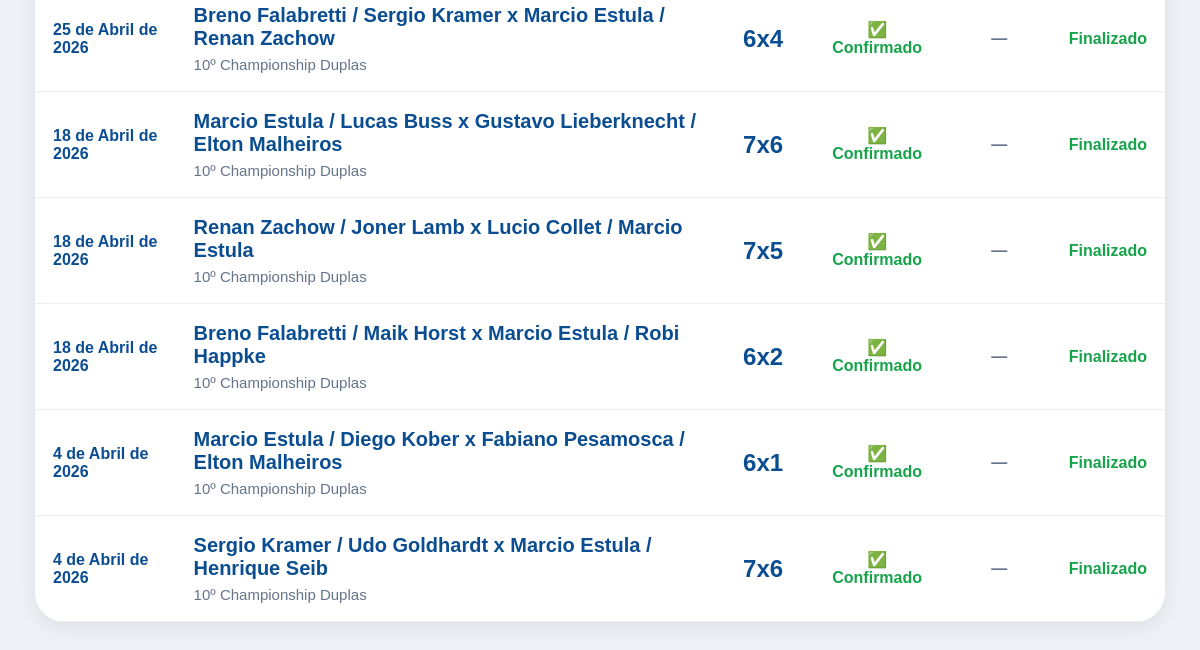
The app's page /meus-jogos/ (signed in, lower part), older data.
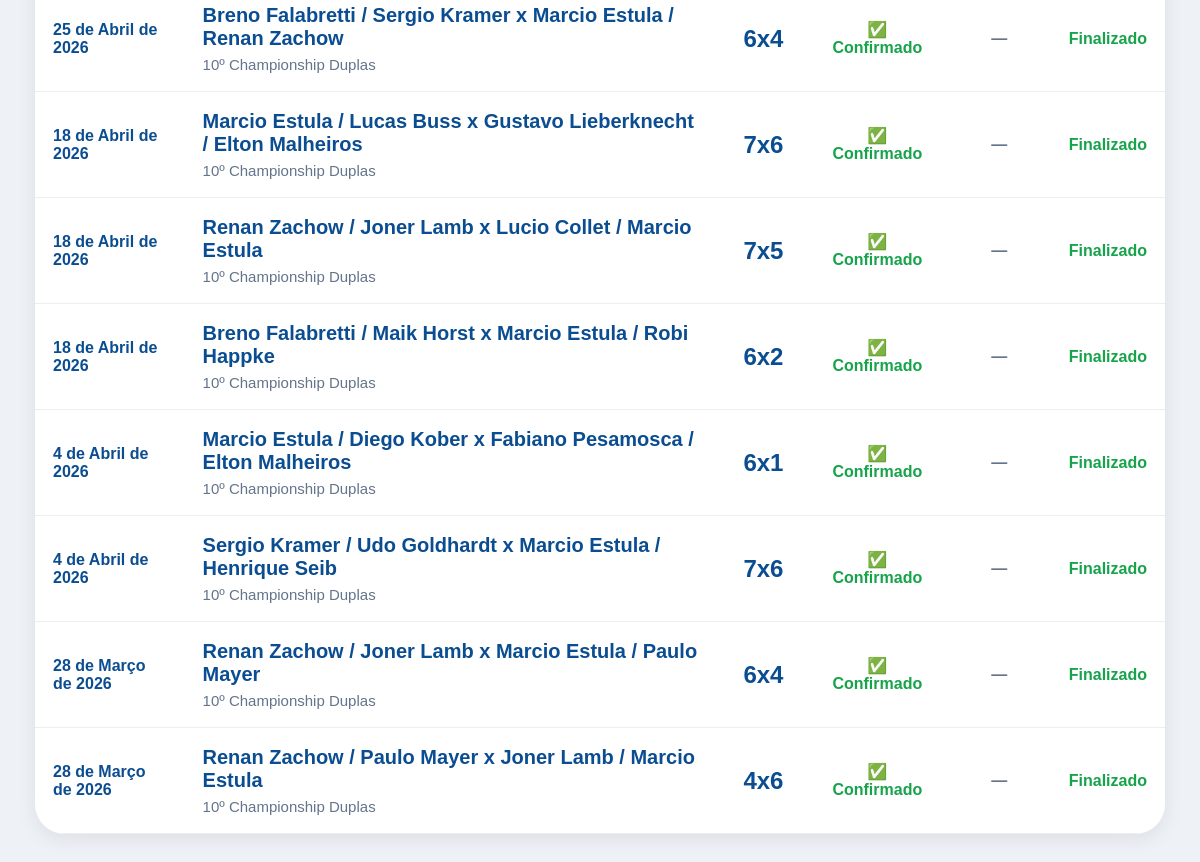
The same page, newer data.
### core/models.py (models this page shows, shortened)
class ParticipanteJogo(models.Model):
    LADOS = [
        ('A', 'Lado A'),
        ('B', 'Lado B'),
    ]
    jogo = models.ForeignKey(
        Jogo,
        on_delete=models.CASCADE,
        related_name='participantes'
    )
    jogador = models.ForeignKey(
        Jogador,
        on_delete=models.CASCADE
    )
    lado = models.CharField(
        max_length=1,
        choices=LADOS
    )
    vencedor = models.BooleanField(default=False)
    pontos_ranking = models.IntegerField(default=0)

class Jogo(models.Model):
    TIPOS = [
        ('CHAMPIONSHIP_DUPLAS', 'Championship Duplas'),
        ('AMISTOSO_DUPLAS', 'Amistoso Duplas'),
        ('SIMPLES', 'Simples'),
    ]
    STATUS_JOGO = [
        ('PENDENTE', 'Pendente'),
        ('CONFIRMADO', 'Confirmado'),
        ('CONTESTADO', 'Contestado'),
    ]
    FASES = [
        ('OITAVAS', 'Oitavas'),
        ('QUARTAS', 'Quartas'),
        ('SEMI', 'Semi Final'),
        ('FINAL', 'Final'),
    ]
    torneio = models.ForeignKey(
        Torneio,
        on_delete=models.CASCADE,
        blank=True,
        null=True
    )
    categoria = models.ForeignKey(
        CategoriaTorneio,
        on_delete=models.SET_NULL,
        blank=True,
        null=True
    )
    tipo_jogo = models.CharField(
        max_length=30,
        choices=TIPOS
    )
    rodada = models.IntegerField(
        blank=True,
        null=True
    )
    fase = models.CharField(
        max_length=20,
        choices=FASES,
        blank=True,
        null=True
    )
    data_jogo = models.DateField()
    status = models.CharField(
        max_length=20,
        choices=STATUS_JOGO,
        default='PENDENTE'
    )
    criado_em = models.DateTimeField(auto_now_add=True)
    observacoes = models.TextField(
        blank=True,
        null=True
    )
    def total_games_lado_a(self):
        total = 0
        for s in self.sets.all():
            total += s.games_lado_a
        return total
    def total_games_lado_b(self):
        total = 0
        for s in self.sets.all():
            total += s.games_lado_b
        return total
    def descricao_confronto(self):
        lado_a = []
        lado_b = []
        for p in self.participantes.all():
            if p.lado == 'A':
                lado_a.append(p.jogador.nome)
            if p.lado == 'B':
                lado_b.append(p.jogador.nome)
        nome_a = ' / '.join(lado_a)
        nome_b = ' / '.join(lado_b)
        return f'{nome_a} x {nome_b}'
    def placar_resumido(self):
        placares = []
        for s in self.sets.all().order_by('numero_set'):
            placar = f'{s.games_lado_a}x{s.games_lado_b}'
            if s.teve_tiebreak:
                placar += f' ({s.tiebreak_lado_a}x{s.tiebreak_lado_b})'
            placares.append(placar)
        return ' / '.join(placares)

class Jogador(models.Model):
    CATEGORIAS = [
        ('A', 'Categoria A'),
        ('B', 'Categoria B'),
        ('C', 'Categoria C'),
    ]
    NIVEIS = [
        ('INICIANTE', 'Iniciante'),
        ('INTERMEDIARIO', 'Intermediário'),
        ('AVANCADO', 'Avançado'),
    ]
    MAOS = [
        ('DIREITA', 'Direita'),
        ('ESQUERDA', 'Esquerda'),
    ]
    usuario = models.OneToOneField(
        User,
        on_delete=models.SET_NULL,
        null=True,
        blank=True
    )
    nome = models.CharField(max_length=150)
    email = models.EmailField(
        blank=True,
        null=True
    )
    telefone = models.CharField(
        max_length=30,
        blank=True,
        null=True
    )
    cidade = models.CharField(
        max_length=100,
        blank=True,
        null=True
    )
    categoria = models.CharField(
    max_length=1,
    choices=CATEGORIAS,
    blank=True,
    null=True
)
    nivel = models.CharField(
        max_length=20,
        choices=NIVEIS,
        default='INICIANTE'
    )
    mao_dominante = models.CharField(
        max_length=20,
        choices=MAOS,
        default='DIREITA'
    )
    raquete = models.CharField(
        max_length=100,
        blank=True,
        null=True
    )
    instagram = models.CharField(
        max_length=100,
        blank=True,
        null=True
    )
    foto = models.ImageField(
        upload_to='jogadores/',
        blank=True,
        null=True
    )
    jogos_historicos = models.IntegerField(default=0)
    vitorias_historicas = models.IntegerField(default=0)
    derrotas_historicas = models.IntegerField(default=0)
    titulos_cd = models.IntegerField(default=0)
    vice_cd = models.IntegerField(default=0)
    semifinal_cd = models.IntegerField(default=0)
    ativo = models.BooleanField(default=False)
    criado_em = models.DateTimeField(auto_now_add=True)
    class Meta:
        ordering = ['categoria', 'nome']

class Torneio(models.Model):
    TIPOS = [
        ('RANKING', 'Ranking'),
        ('MATA_MATA', 'Mata-mata'),
        ('GRUPOS', 'Grupos'),
        ('AMISTOSO', 'Amistoso'),
        ('TREINO', 'Treino'),
    ]
    DISPUTAS = [
        ('SIMPLES', 'Simples'),
        ('DUPLAS', 'Duplas'),
    ]
    STATUS = [
    ('ABERTO', 'Aberto'),
    ('EM_ANDAMENTO', 'Em andamento'),
    ('FASE_FINAIS', 'Fase finais'),
    ('ENCERRADO', 'Encerrado definitivamente'),
]
    nome = models.CharField(max_length=100)
    edicao = models.IntegerField(default=1)
    ano = models.IntegerField(default=2026)
    tipo = models.CharField(
        max_length=20,
        choices=TIPOS,
        default='RANKING'
    )
    disputa = models.CharField(
        max_length=20,
        choices=DISPUTAS,
        default='DUPLAS'
    )
    data_inicio = models.DateField(
        blank=True,
        null=True
    )
    data_fim = models.DateField(
        blank=True,
        null=True
    )
    status = models.CharField(
        max_length=20,
        choices=STATUS,
        default='ABERTO'
    )
    criado_em = models.DateTimeField(auto_now_add=True)

class SetJogo(models.Model):
    jogo = models.ForeignKey(
        Jogo,
        on_delete=models.CASCADE,
        related_name='sets'
    )
    numero_set = models.IntegerField()
    games_lado_a = models.IntegerField()
    games_lado_b = models.IntegerField()
    teve_tiebreak = models.BooleanField(default=False)
    tiebreak_lado_a = models.IntegerField(
        blank=True,
        null=True
    )
    tiebreak_lado_b = models.IntegerField(
        blank=True,
        null=True
    )

### core/views.py (the view)
@login_required
def meus_jogos(request):
    jogador = Jogador.objects.filter(
        usuario=request.user
    ).first()
    if not jogador:
        return redirect('meu_perfil')
    participacoes = ParticipanteJogo.objects.filter(
        jogador=jogador
    ).select_related(
        'jogo',
        'jogo__torneio',
        'jogo__categoria'
    ).order_by(
        'jogo__rodada',
        'jogo__id'
    )
    controle_rodadas = {}
    jogos_validos = []
    for p in participacoes:
        jogo = p.jogo
        categoria = jogo.categoria
        rodada = jogo.rodada or 0
        p.contabilizado = False
        p.historico_valido = False
        p.motivo_desconsiderado = ''
        p.pontos_calculados = 0
        if jogo.tipo_jogo != 'CHAMPIONSHIP_DUPLAS':
            p.historico_valido = True
            p.motivo_desconsiderado = 'Jogo amistoso/simples: vale para histórico, mas não soma ranking.'
            continue
        if jogo.status != 'CONFIRMADO':
            p.motivo_desconsiderado = 'Jogo ainda não confirmado.'
        elif categoria and rodada > categoria.rodadas_contabilizadas:
            p.motivo_desconsiderado = 'Rodada fora do limite contabilizado.'
        else:
            categoria_id = categoria.id if categoria else 0
            chave = f'{jogador.id}_{categoria_id}_{rodada}'
            if chave not in controle_rodadas:
                controle_rodadas[chave] = 0
            if categoria and controle_rodadas[chave] >= categoria.max_jogos_por_rodada:
                p.motivo_desconsiderado = 'Excedeu o limite de jogos contabilizados nesta rodada.'
            else:
                controle_rodadas[chave] += 1
                p.historico_valido = True
                if p.lado == 'A':
                    games_feitos = jogo.total_games_lado_a()
                else:
                    games_feitos = jogo.total_games_lado_b()
                if p.vencedor:
                    p.pontos_calculados = 20 + games_feitos
                else:
                    p.pontos_calculados = 5 + games_feitos
                jogos_validos.append(p)
    jogos_validos_ordenados = sorted(
        jogos_validos,
        key=lambda p: p.pontos_calculados,
        reverse=True
    )
    categorias_processadas = {}
    for p in jogos_validos_ordenados:
        categoria = p.jogo.categoria
        if not categoria:
            continue
        chave_categoria = categoria.id
        if chave_categoria not in categorias_processadas:
            categorias_processadas[chave_categoria] = 0
        if categorias_processadas[chave_categoria] < categoria.melhores_resultados:
            p.contabilizado = True
            categorias_processadas[chave_categoria] += 1
        else:
            p.contabilizado = False
            p.motivo_desconsiderado = 'Fora dos melhores resultados.'
    participacoes = sorted(
        participacoes,
        key=lambda p: (
            -(p.jogo.data_jogo.toordinal() if p.jogo.data_jogo else 0),
            -(p.jogo.id or 0)
        )
    )
    return render(
        request,
        'jogador/meus_jogos.html',
        {
            'participacoes': participacoes
        }
    )

### core/templates/jogador/meus_jogos.html (shortened to what this page needs)
{% extends 'base/base.html' %}
{% block content %}
<div class="meus-jogos">
    <div class="box-jogos">
        <table class="tabela-jogos">
            {% for p in participacoes %}
            <tr>
                <td class="data-jogo">
                    {{ p.jogo.data_jogo }}
                </td>
                <td>
                    <div class="nome-confronto">
                        {{ p.jogo.descricao_confronto }}
                    </div>
                    <div class="torneio-jogo">
                        {{ p.jogo.torneio.nome }}
                    </div>
                </td>
                <td style="text-align:center;">
                    <div class="placar">
                        {{ p.jogo.placar_resumido }}
                    </div>
                </td>
                <td style="text-align:center;">
                    {% if p.jogo.status == 'CONFIRMADO' %}
                        <div style="color:#16a34a;font-weight:bold;">
                            ✅ Confirmado
                        </div>
                    {% elif p.jogo.status == 'PENDENTE' %}
                        <div style="color:#f4a300;font-weight:bold;">
                            ⏳ Pendente
                        </div>
                    {% else %}
                        <div style="color:#dc2626;font-weight:bold;">
                            ❌ Cancelado
                        </div>
                    {% endif %}
                </td>
                <td style="text-align:center;">
                    {% if p.jogo.status_ranking == 'Computado' %}
                        <div style="color:#16a34a;font-weight:bold;">
                            ✅ Computado
                        </div>
                    {% elif p.jogo.status_ranking == 'Parcial' %}
                        <div style="color:#f59e0b;font-weight:bold;">
                            ⚠️ Parcial
                        </div>
                    {% elif p.jogo.status_ranking == 'Não computado' %}
                        <div style="color:#dc2626;font-weight:bold;">
                            ❌ Não computado
                        </div>
                    {% else %}
                        <div style="color:#64748b;font-weight:bold;">
                            —
                        </div>
                    {% endif %}
                </td>
                <td style="text-align:center;">
                    {% if p.jogo.status == 'PENDENTE' and p.lado == 'B' %}
                        <a
                            href="/confirmar-resultado-usuario/{{ p.jogo.id }}/"
                            style="
                            background:#16a34a;
                            color:white;
                            padding:12px 18px;
                            border-radius:14px;
                            text-decoration:none;
                            font-weight:bold;
                            display:inline-block;
                            "
                        >
                            Confirmar Resultado
                        </a>
                    {% elif p.jogo.status == 'PENDENTE' %}
                        <div style="color:#f59e0b;font-weight:bold;">
                            Aguardando confirmação
                        </div>
                    {% else %}
                        <div style="color:#16a34a;font-weight:bold;">
                            Finalizado
                        </div>
                    {% endif %}
                </td>
            </tr>
            {% endfor %}
        </table>
    </div>
</div>
{% endblock %}

Row changes from the older to the newer data that the page shows:
added ParticipanteJogo: jogo.data_jogo "28 de Março de 2026", jogo.descricao_confronto "Renan Zachow / Joner Lamb x Marcio Estula / Paulo Mayer", jogo.torneio.nome "10º Championship Duplas", jogo.placar_resumido "6x4", shows "✅ Confirmado", shows "Finalizado"
added ParticipanteJogo: jogo.data_jogo "28 de Março de 2026", jogo.descricao_confronto "Renan Zachow / Paulo Mayer x Joner Lamb / Marcio Estula", jogo.torneio.nome "10º Championship Duplas", jogo.placar_resumido "4x6", shows "✅ Confirmado", shows "Finalizado"
